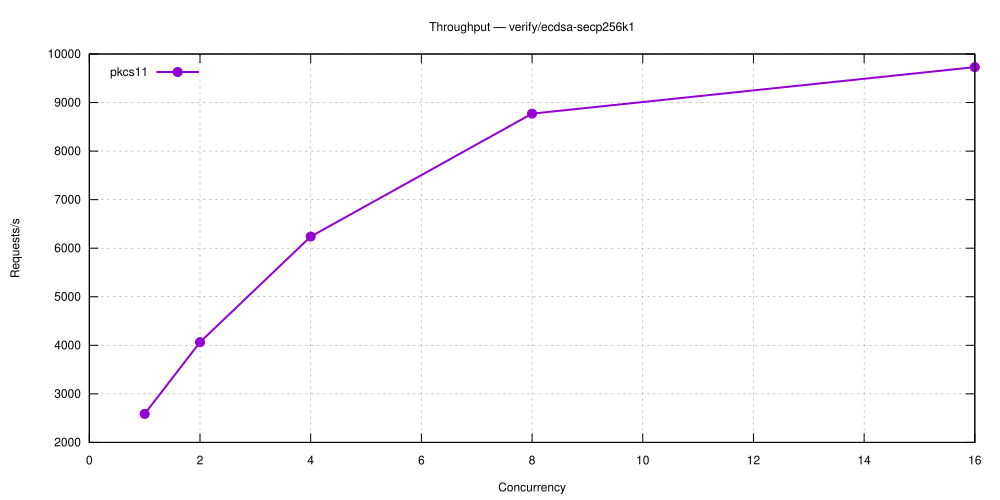

Recreate this plot in gnuplot.
set terminal svg size 1000,500 enhanced font 'Helvetica,12'
set output 'verify_ecdsa-secp256k1.svg'
set title 'Throughput — verify/ecdsa-secp256k1'
set grid
set xlabel 'Concurrency'
set ylabel 'Requests/s'
set key top left
plot 'verify_ecdsa-secp256k1-5.28.0-pkcs11.dat' using 1:2 with linespoints lw 2 pt 7 title 'pkcs11'
